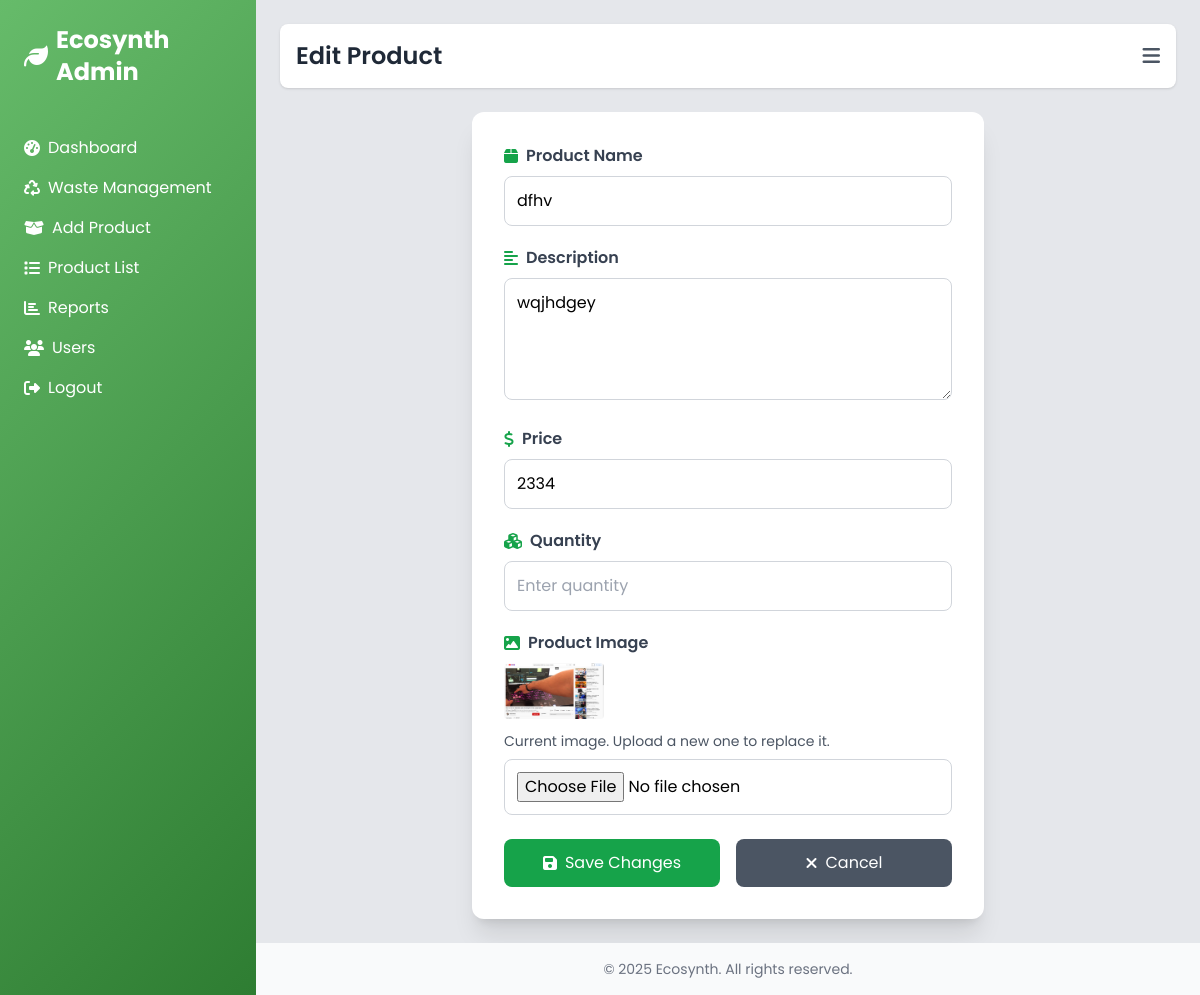
/editproduct/2/, run on the app's committed database.
### EcoSynth/models.py (models this page shows)
class product(models.Model):
    name = models.CharField(max_length=100,null=True,blank=True)
    description = models.TextField(null=True,blank=True)
    image = models.FileField(upload_to='media/',null=True,blank=True)
    quantity = models.IntegerField(null=True,blank=True)
    price = models.IntegerField(null=True,blank=True)

### EcoSynth/views.py (the view, shortened to what this page needs)
# urls.py: path('editproduct/<int:product_id>/', views.editproduct, name='editproduct'),
def editproduct(request, product_id):
    product = models.product.objects.get(id=product_id)
    return render(request, 'editproduct.html', {'product': product})

### EcoSynth/templates/editproduct.html (shortened to what this page needs)
<!DOCTYPE html>
<html lang="en">
<head>
    <script src="https://cdn.tailwindcss.com"></script>
    <link rel="stylesheet" href="https://cdnjs.cloudflare.com/ajax/libs/font-awesome/6.4.2/css/all.min.css">
</head>
<body class="bg-gray-200">
    <div class="fixed inset-y-0 left-0 w-64 bg-gradient-eco text-white sidebar" id="sidebar">
        <div class="p-6">
            <h1 class="text-2xl font-bold flex items-center gap-2">
                <i class="fas fa-leaf"></i> Ecosynth Admin
            </h1>
        </div>
        <nav class="mt-4">
            <a href="{% url 'adminhome' %}" class="block py-2 px-6 hover:bg-green-700 transition duration-300 flex items-center gap-2">
                <i class="fas fa-tachometer-alt"></i> Dashboard
            </a>
            <a href="#" class="block py-2 px-6 hover:bg-green-700 transition duration-300 flex items-center gap-2">
                <i class="fas fa-recycle"></i> Waste Management
            </a>
            <a href="{% url 'addproduct' %}" class="block py-2 px-6 hover:bg-green-700 transition duration-300 flex items-center gap-2">
                <i class="fas fa-box-open"></i> Add Product
            </a>
            <a href="{% url 'addproductlist' %}" class="block py-2 px-6 hover:bg-green-700 transition duration-300 flex items-center gap-2">
                <i class="fas fa-list"></i> Product List
            </a>
            <a href="#" class="block py-2 px-6 hover:bg-green-700 transition duration-300 flex items-center gap-2">
                <i class="fas fa-chart-bar"></i> Reports
            </a>
            <a href="#" class="block py-2 px-6 hover:bg-green-700 transition duration-300 flex items-center gap-2">
                <i class="fas fa-users"></i> Users
            </a>
            <a href="#" class="block py-2 px-6 hover:bg-green-700 transition duration-300 flex items-center gap-2">
                <i class="fas fa-sign-out-alt"></i> Logout
            </a>
        </nav>
    </div>
    <div class="ml-64 p-6">
        <header class="bg-white shadow rounded-lg p-4 mb-6 flex justify-between items-center animate-fade-in">
            <h2 class="text-2xl font-semibold text-gray-800">Edit Product</h2>
            <button id="toggleSidebar" class="text-gray-600 hover:text-green-600">
                <i class="fas fa-bars text-xl"></i>
            </button>
        </header>
        <div class="max-w-lg mx-auto bg-white p-8 rounded-xl shadow-xl animate-fade-in">
            <form method="POST" action="{% url 'editproduct' product.id %}" enctype="multipart/form-data">
                <div class="mb-5">
                    <label for="product_name" class="block text-gray-700 font-semibold mb-2 flex items-center gap-2">
                        <i class="fas fa-box text-green-600"></i> Product Name
                    </label>
                    <input type="text" id="product_name" name="product_name" value="{{ product.name|default_if_none:'' }}" class="w-full p-3 border border-gray-300 rounded-lg focus:outline-none focus:ring-2 focus:ring-green-500 transition duration-300" placeholder="Enter product name" required>
                </div>
                <div class="mb-5">
                    <label for="product_description" class="block text-gray-700 font-semibold mb-2 flex items-center gap-2">
                        <i class="fas fa-align-left text-green-600"></i> Description
                    </label>
                    <textarea id="product_description" name="product_description" class="w-full p-3 border border-gray-300 rounded-lg focus:outline-none focus:ring-2 focus:ring-green-500 transition duration-300" placeholder="Enter product description" rows="4">{{ product.description|default_if_none:'' }}</textarea>
                </div>
                <div class="mb-5">
                    <label for="product_price" class="block text-gray-700 font-semibold mb-2 flex items-center gap-2">
                        <i class="fas fa-dollar-sign text-green-600"></i> Price
                    </label>
                    <input type="number" id="product_price" name="product_price" value="{{ product.price|default_if_none:'' }}" class="w-full p-3 border border-gray-300 rounded-lg focus:outline-none focus:ring-2 focus:ring-green-500 transition duration-300" placeholder="Enter price" min="0" required>
                </div>
                <div class="mb-5">
                    <label for="product_quantity" class="block text-gray-700 font-semibold mb-2 flex items-center gap-2">
                        <i class="fas fa-cubes text-green-600"></i> Quantity
                    </label>
                    <input type="number" id="product_quantity" name="product_quantity" value="{{ product.quantity|default_if_none:'' }}" class="w-full p-3 border border-gray-300 rounded-lg focus:outline-none focus:ring-2 focus:ring-green-500 transition duration-300" placeholder="Enter quantity" min="0">
                </div>
                <div class="mb-6">
                    <label for="product_image" class="block text-gray-700 font-semibold mb-2 flex items-center gap-2">
                        <i class="fas fa-image text-green-600"></i> Product Image
                    </label>
                    {% if product.image %}
                        <img src="{{ product.image.url }}" alt="{{ product.name }}" class="product-image rounded mb-3">
                        <p class="text-gray-600 text-sm mb-2">Current image. Upload a new one to replace it.</p>
                    {% endif %}
                    <input type="file" id="product_image" name="product_image" class="w-full p-3 border border-gray-300 rounded-lg focus:outline-none focus:ring-2 focus:ring-green-500 transition duration-300" accept="image/*">
                </div>
                <div class="flex gap-4">
                    <button type="submit" class="w-full bg-green-600 text-white p-3 rounded-lg hover:bg-green-700 transition duration-300 flex items-center justify-center gap-2 animate-scale-hover">
                        <i class="fas fa-save"></i> Save Changes
                    </button>
                    <a href="{% url 'addproductlist' %}" class="w-full bg-gray-600 text-white p-3 rounded-lg hover:bg-gray-700 transition duration-300 flex items-center justify-center gap-2 animate-scale-hover">
                        <i class="fas fa-times"></i> Cancel
                    </a>
                </div>
            </form>
        </div>
    </div>
    <footer class="ml-64 bg-gray-50 p-4 text-center text-gray-500 text-sm">
        © 2025 Ecosynth. All rights reserved.
    </footer>
</body>
</html>

### EcoSynth/templates/editproduct.html (style rules this page uses)
body { font-family: 'Poppins', sans-serif; }
.animate-fade-in { animation: fadeIn 0.8s ease-out; }
.animate-scale-hover { transition: transform 0.3s ease; }
.bg-gradient-eco { background: linear-gradient(135deg, #66BB6A 0%, #2E7D32 100%); }
.sidebar { transition: transform 0.3s ease-in-out; }
.product-image { max-width: 100px; height: auto; }

### data on the page
product: product_name "dfhv", product_description "wqjhdgey", product_price "2334", image (picture)
